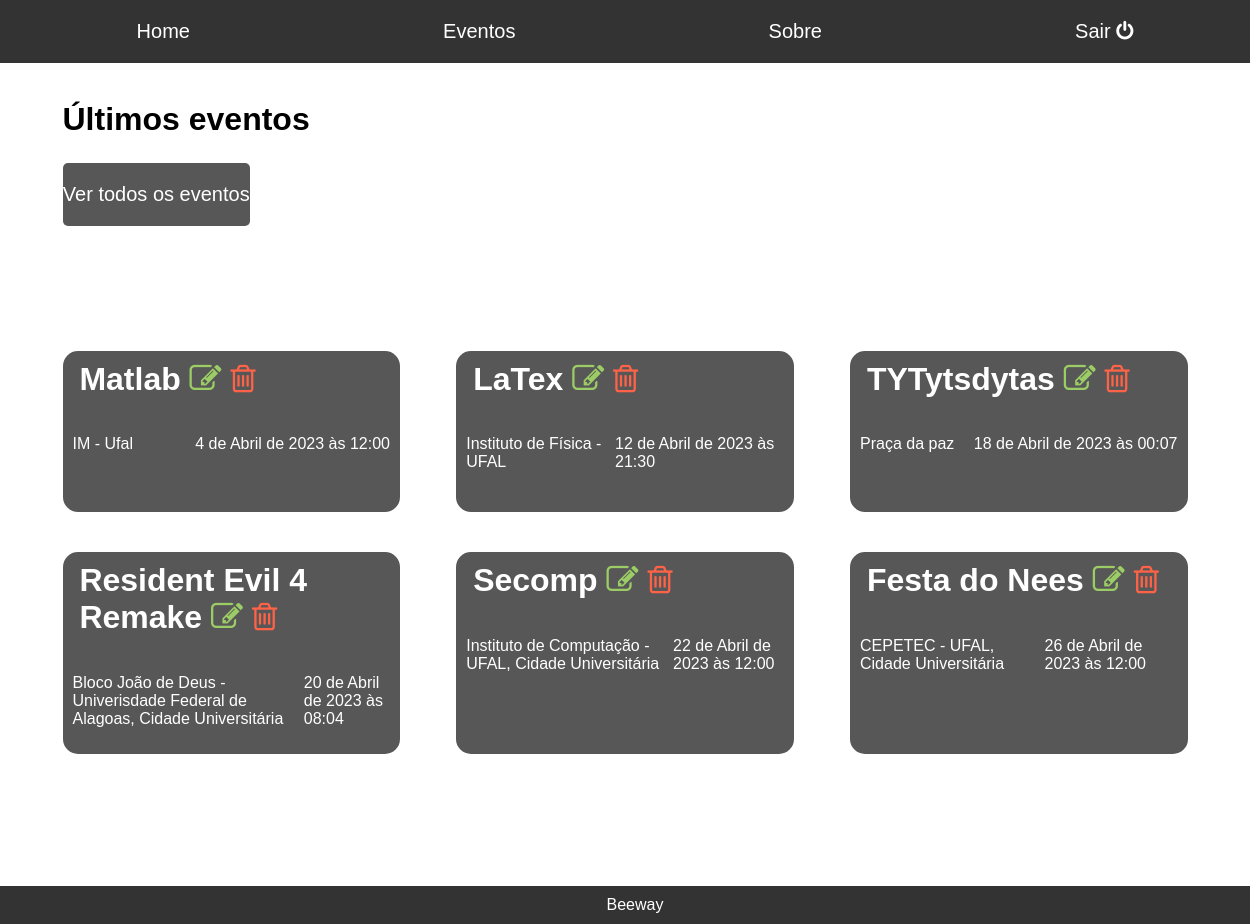
Page /administrador/home (signed in) on the earlier database version.
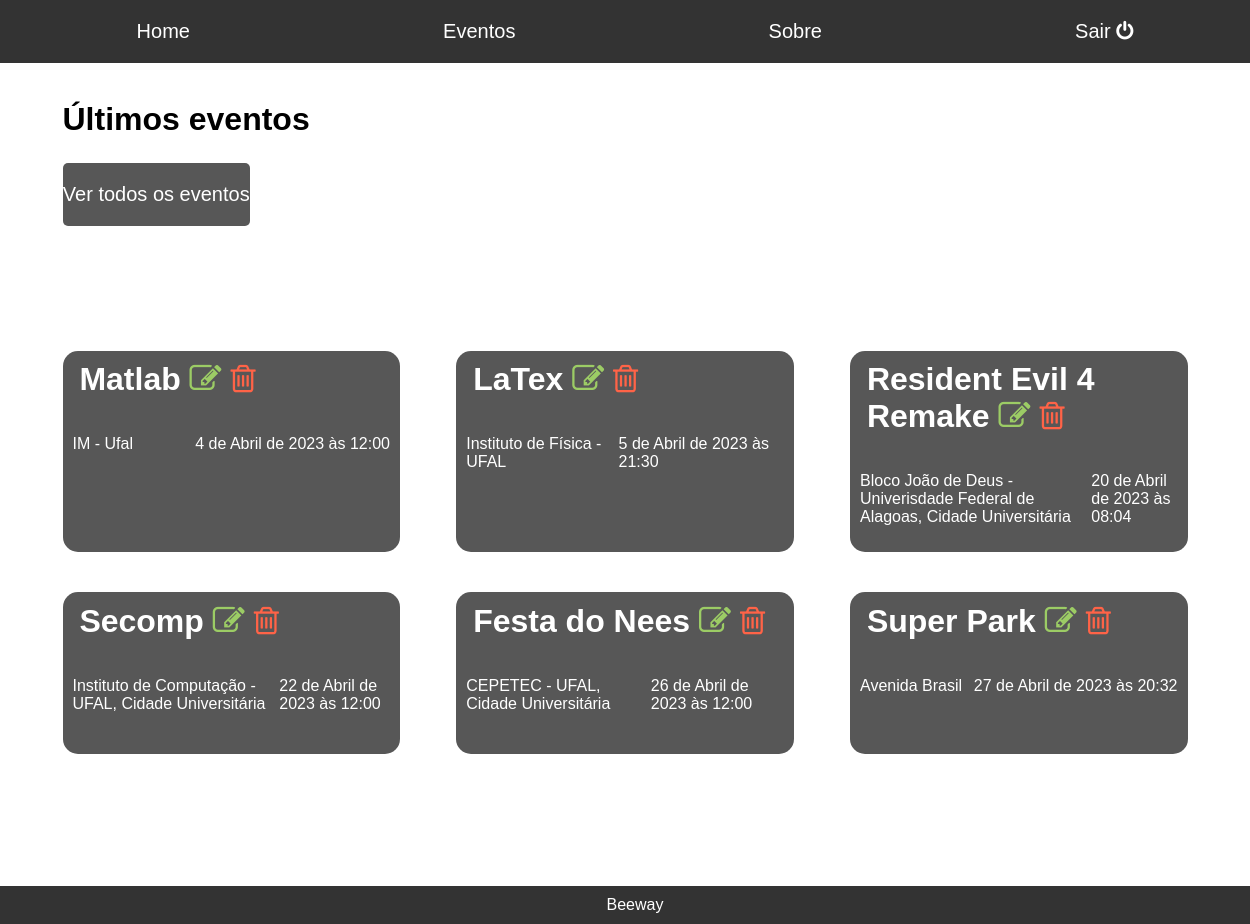
Same page on the later database version.
### administrador/models.py (models this page shows, shortened)
class Event(models.Model):
    titulo = models.CharField(max_length=50)
    local = models.CharField(max_length=150)
    data_e_hora = models.DateTimeField()
    descricao = models.TextField()
    contato = models.CharField(max_length=150)
    max_ingressos = models.PositiveSmallIntegerField()

### administrador/views.py (the view)
# urls.py: path('administrador/home', views.Home, name = 'adminhome'),
@user_passes_test(checagem_grupoadmin, login_url = '/accounts/login', redirect_field_name='')
def Home(request):
    eventos = Event.objects.order_by('data_e_hora')[:6]
    return (render(request, 'administrador/home.html', {'eventos': eventos}))

### administrador/views.py (called while the page is built)
def checagem_grupoadmin(user):
    group = Group.objects.get(name='Administrador')
    return group in user.groups.all()

### administrador/templates/administrador/home.html (shortened to what this page needs)
{% extends 'base-administrador.html' %}
{% load static %}
{% block head %}
	<link rel="stylesheet" type="text/css" href="{% static 'css/home.css' %}">
{% endblock %}
{% block content %}
	<h1>Últimos eventos</h1>
	<div class="container" id="todos">
		<a id="todos" href="todos.eventos">
			<p>Ver todos os eventos</p>
		</a>
	</div>
	<div id="ultimos" class="container">
		{% for eventos in eventos %}
		<div class="evento">
			<h1>
				<a style="text-decoration: none; color: #fff"href= "desc_evento/{{eventos.id}}">{{eventos.titulo}}</a>
				<a style="text-decoration: none; color: #9CCC65" href= "editar_evento/{{eventos.id}}"><i class="fa fa-pencil-square-o" aria-hidden="true"></i></a>
				<a style="text-decoration: none; color: #FF6347" href= "deletar_evento/{{eventos.id}}"><i class="fa fa-trash-o" aria-hidden="true"></i></a>
			</h1>
			<div class="container" id="info">
				<p>{{eventos.local}}</p>
				<p>{{eventos.data_e_hora}}</p>
			</div>
		</div>
		{% endfor %}
	</div>
{% endblock %}

Differences in the rows shown:
removed Event: titulo "TYTytsdytas", local "Praça da paz", data_e_hora "18 de Abril de 2023 às 00:07"
changed Event "LaTex": data_e_hora "12 de Abril de 2023 às 21:30" → "5 de Abril de 2023 às 21:30"
now on this page (row unchanged): Event: titulo "Super Park", local "Avenida Brasil", data_e_hora "27 de Abril de 2023 às 20:32"
